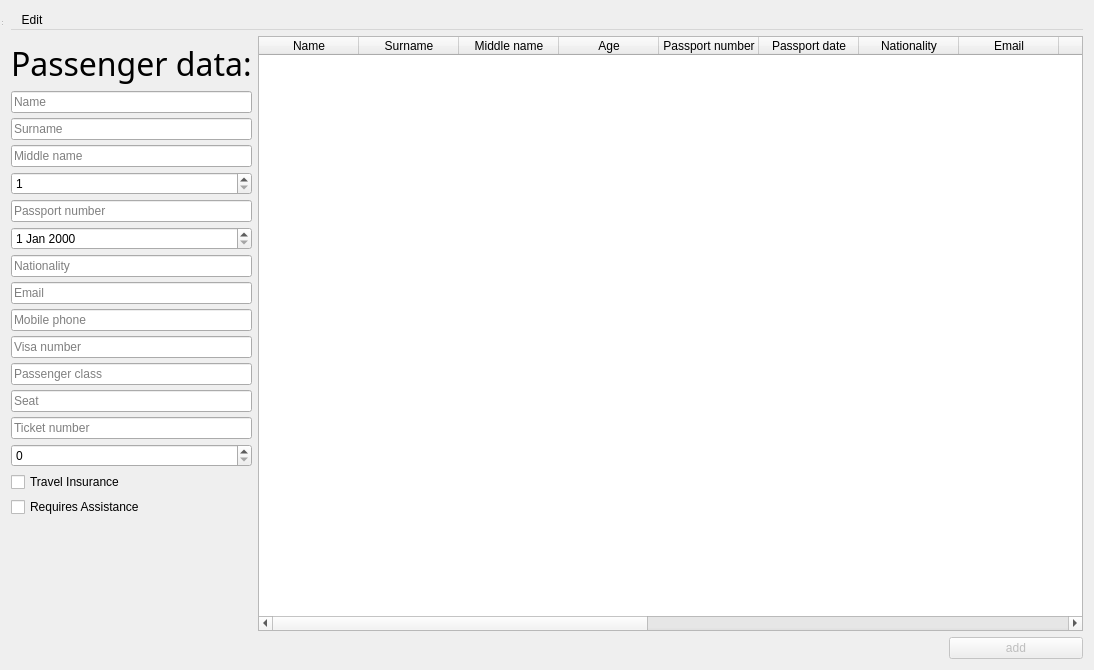
<?xml version="1.0" encoding="UTF-8"?>
<ui version="4.0">
 <class>passengerRegWindow</class>
 <widget class="QDialog" name="passengerRegWindow">
  <property name="geometry">
   <rect>
    <x>0</x>
    <y>0</y>
    <width>1067</width>
    <height>670</height>
   </rect>
  </property>
  <property name="baseSize">
   <size>
    <width>1500</width>
    <height>800</height>
   </size>
  </property>
  <property name="windowTitle">
   <string>Passengers</string>
  </property>
  <layout class="QGridLayout" name="gridLayout">
   <item row="0" column="0">
    <widget class="QMenuBar" name="menubar">
     <widget class="QMenu" name="menuEdit">
      <property name="title">
       <string>Edit</string>
      </property>
      <addaction name="actionUndo"/>
     </widget>
     <addaction name="menuEdit"/>
    </widget>
   </item>
   <item row="1" column="0">
    <layout class="QVBoxLayout" name="verticalLayout" stretch="0,0">
     <item>
      <layout class="QHBoxLayout" name="horizontalLayout_2" stretch="1,6">
       <item>
        <layout class="QVBoxLayout" name="verticalLayout_2">
         <property name="spacing">
          <number>0</number>
         </property>
         <item>
          <widget class="QLabel" name="label">
           <property name="sizePolicy">
            <sizepolicy hsizetype="Fixed" vsizetype="Fixed">
             <horstretch>0</horstretch>
             <verstretch>0</verstretch>
            </sizepolicy>
           </property>
           <property name="font">
            <font>
             <family>Academy Engraved LET</family>
             <pointsize>24</pointsize>
            </font>
           </property>
           <property name="text">
            <string>Passenger data:</string>
           </property>
          </widget>
         </item>
         <item>
          <widget class="QLineEdit" name="name">
           <property name="placeholderText">
            <string>Name</string>
           </property>
          </widget>
         </item>
         <item>
          <widget class="QLineEdit" name="surname">
           <property name="placeholderText">
            <string>Surname</string>
           </property>
          </widget>
         </item>
         <item>
          <widget class="QLineEdit" name="middle">
           <property name="placeholderText">
            <string>Middle name</string>
           </property>
          </widget>
         </item>
         <item>
          <widget class="QSpinBox" name="Age">
           <property name="specialValueText">
            <string/>
           </property>
           <property name="accelerated">
            <bool>false</bool>
           </property>
           <property name="minimum">
            <number>1</number>
           </property>
           <property name="value">
            <number>1</number>
           </property>
          </widget>
         </item>
         <item>
          <widget class="QLineEdit" name="passNum">
           <property name="placeholderText">
            <string>Passport number</string>
           </property>
          </widget>
         </item>
         <item>
          <widget class="QDateEdit" name="passDate"/>
         </item>
         <item>
          <widget class="QLineEdit" name="nationality">
           <property name="placeholderText">
            <string>Nationality</string>
           </property>
          </widget>
         </item>
         <item>
          <widget class="QLineEdit" name="email">
           <property name="placeholderText">
            <string>Email</string>
           </property>
          </widget>
         </item>
         <item>
          <widget class="QLineEdit" name="phone">
           <property name="placeholderText">
            <string>Mobile phone</string>
           </property>
          </widget>
         </item>
         <item>
          <widget class="QLineEdit" name="visaNum">
           <property name="placeholderText">
            <string>Visa number</string>
           </property>
          </widget>
         </item>
         <item>
          <widget class="QLineEdit" name="passengerClass">
           <property name="placeholderText">
            <string>Passenger class</string>
           </property>
          </widget>
         </item>
         <item>
          <widget class="QLineEdit" name="seat">
           <property name="placeholderText">
            <string>Seat</string>
           </property>
          </widget>
         </item>
         <item>
          <widget class="QLineEdit" name="ticketNumber">
           <property name="placeholderText">
            <string>Ticket number</string>
           </property>
          </widget>
         </item>
         <item>
          <widget class="QSpinBox" name="bags"/>
         </item>
         <item>
          <widget class="QCheckBox" name="travelInsurance">
           <property name="text">
            <string>Travel Insurance</string>
           </property>
          </widget>
         </item>
         <item>
          <widget class="QCheckBox" name="assistance">
           <property name="text">
            <string>Requires Assistance</string>
           </property>
          </widget>
         </item>
         <item>
          <spacer name="verticalSpacer">
           <property name="orientation">
            <enum>Qt::Orientation::Vertical</enum>
           </property>
           <property name="sizeType">
            <enum>QSizePolicy::Policy::Fixed</enum>
           </property>
           <property name="sizeHint" stdset="0">
            <size>
             <width>20</width>
             <height>100</height>
            </size>
           </property>
          </spacer>
         </item>
        </layout>
       </item>
       <item>
        <widget class="QTableWidget" name="tableWidget">
         <property name="minimumSize">
          <size>
           <width>825</width>
           <height>0</height>
          </size>
         </property>
         <property name="editTriggers">
          <set>QAbstractItemView::EditTrigger::NoEditTriggers</set>
         </property>
         <property name="showGrid">
          <bool>true</bool>
         </property>
         <property name="sortingEnabled">
          <bool>false</bool>
         </property>
         <property name="rowCount">
          <number>0</number>
         </property>
         <property name="columnCount">
          <number>17</number>
         </property>
         <attribute name="horizontalHeaderCascadingSectionResizes">
          <bool>false</bool>
         </attribute>
         <attribute name="horizontalHeaderDefaultSectionSize">
          <number>100</number>
         </attribute>
         <column>
          <property name="text">
           <string>Name</string>
          </property>
         </column>
         <column>
          <property name="text">
           <string>Surname</string>
          </property>
         </column>
         <column>
          <property name="text">
           <string>Middle name</string>
          </property>
         </column>
         <column>
          <property name="text">
           <string>Age</string>
          </property>
         </column>
         <column>
          <property name="text">
           <string>Passport number</string>
          </property>
         </column>
         <column>
          <property name="text">
           <string>Passport date</string>
          </property>
         </column>
         <column>
          <property name="text">
           <string>Nationality</string>
          </property>
         </column>
         <column>
          <property name="text">
           <string>Email</string>
          </property>
         </column>
         <column>
          <property name="text">
           <string>Phone</string>
          </property>
         </column>
         <column>
          <property name="text">
           <string>Visa</string>
          </property>
         </column>
         <column>
          <property name="text">
           <string>Class</string>
          </property>
         </column>
         <column>
          <property name="text">
           <string>Seat</string>
          </property>
         </column>
         <column>
          <property name="text">
           <string>Ticket number</string>
          </property>
         </column>
         <column>
          <property name="text">
           <string>Bags</string>
          </property>
         </column>
         <column>
          <property name="text">
           <string>Insur.</string>
          </property>
         </column>
         <column>
          <property name="text">
           <string>Ass.</string>
          </property>
         </column>
         <column>
          <property name="text">
           <string/>
          </property>
         </column>
        </widget>
       </item>
      </layout>
     </item>
     <item>
      <layout class="QHBoxLayout" name="horizontalLayout" stretch="7,1">
       <property name="sizeConstraint">
        <enum>QLayout::SizeConstraint::SetDefaultConstraint</enum>
       </property>
       <item>
        <spacer name="horizontalSpacer">
         <property name="orientation">
          <enum>Qt::Orientation::Horizontal</enum>
         </property>
         <property name="sizeHint" stdset="0">
          <size>
           <width>40</width>
           <height>20</height>
          </size>
         </property>
        </spacer>
       </item>
       <item>
        <widget class="QPushButton" name="add">
         <property name="enabled">
          <bool>false</bool>
         </property>
         <property name="whatsThis">
          <string/>
         </property>
         <property name="text">
          <string>add</string>
         </property>
        </widget>
       </item>
      </layout>
     </item>
    </layout>
   </item>
  </layout>
  <widget class="QStatusBar" name="statusbar">
   <property name="geometry">
    <rect>
     <x>0</x>
     <y>0</y>
     <width>3</width>
     <height>27</height>
    </rect>
   </property>
  </widget>
  <action name="actionUndo">
   <property name="text">
    <string>Undo</string>
   </property>
   <property name="shortcut">
    <string>Ctrl+Z</string>
   </property>
  </action>
 </widget>
 <resources/>
 <connections/>
</ui>
